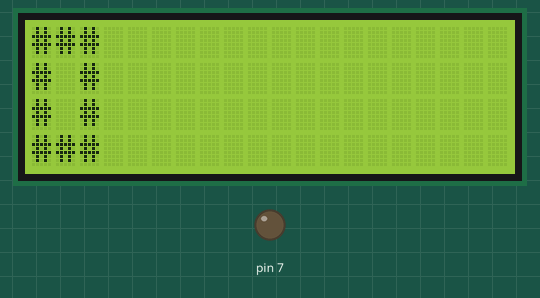
Recording of a sketch running on a simulated Arduino Uno, built with avr-gcc and run on an emulated ATmega328P. On the bench: 20×4 character LCD, output pins drawn as LEDs (lit = HIGH).

Above: at 0.6 s.
At 2.1 s:
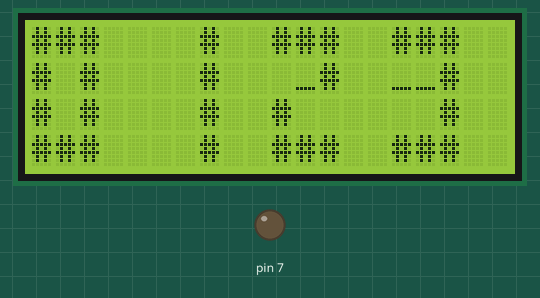
At 3.1 s:
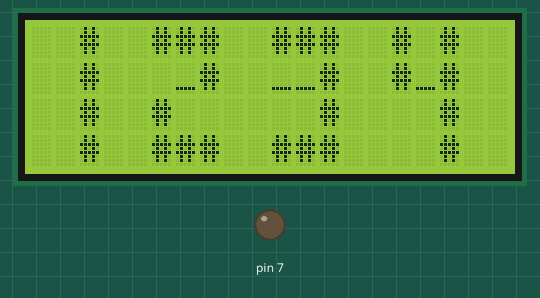
At 4.2 s:
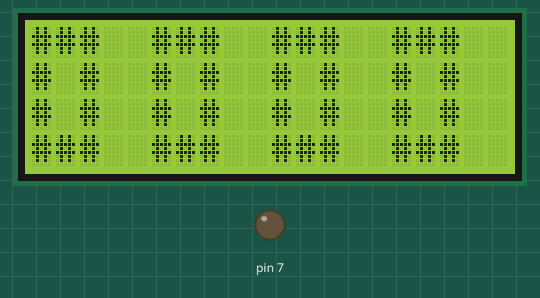
At 7.2 s:
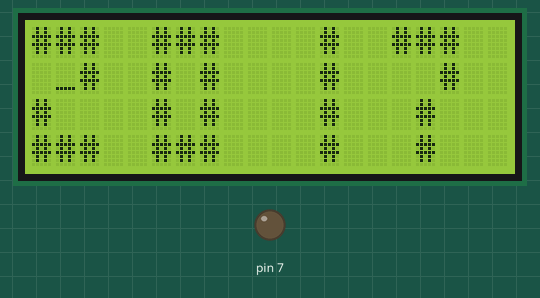
At 39.5 s:
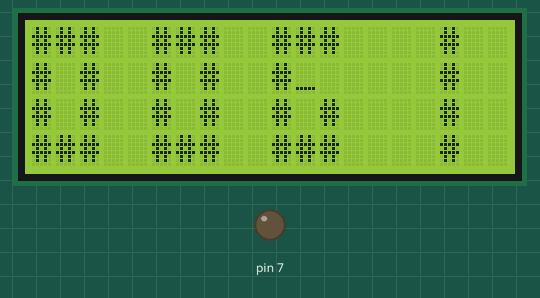

The sketch:

lcdScreenBigNumbersTesting.ino
```cpp
#include <LiquidCrystal.h>
LiquidCrystal lcd(11, 12, A0, A1, A2, A3);

// If the LCD is externally powered, set this to False.
// If the Arduino and LCD are connected to the circuit board, the LCD needs power from
// the NPN transistor by pulling pin 7 low. To do this, set the variable below to true
bool LCDNeedsPower = true;

byte xPosLCD = 0;
byte yPosLCD = 0;

void lcdClear() {
  xPosLCD = 0;
  yPosLCD = 0;
  lcd.clear();
}

void lcdSetCursor(byte x, byte y) {
  xPosLCD = x;
  yPosLCD = y;
  lcd.setCursor(x, y);
}

void lcdDigit(byte digit) {
  digit = constrain(digit, 0, 9);
  switch (digit) {
    case 0:
      lcd.setCursor(xPosLCD, 0);
      lcd.print("###");
      lcd.setCursor(xPosLCD, 1);
      lcd.print("# #");
      lcd.setCursor(xPosLCD, 2);
      lcd.print("# #");
      lcd.setCursor(xPosLCD, 3);
      lcd.print("###");
      break;
    case 1:
      lcd.setCursor(xPosLCD, 0);
      lcd.print("  #");
      lcd.setCursor(xPosLCD, 1);
      lcd.print("  #");
      lcd.setCursor(xPosLCD, 2);
      lcd.print("  #");
      lcd.setCursor(xPosLCD, 3);
      lcd.print("  #");
      break;
    case 2:
      lcd.setCursor(xPosLCD, 0);
      lcd.print("###");
      lcd.setCursor(xPosLCD, 1);
      lcd.print(" _#");
      lcd.setCursor(xPosLCD, 2);
      lcd.print("#");
      lcd.setCursor(xPosLCD, 3);
      lcd.print("###");
      break;
    case 3:
      lcd.setCursor(xPosLCD, 0);
      lcd.print("###");
      lcd.setCursor(xPosLCD, 1);
      lcd.print("__#");
      lcd.setCursor(xPosLCD, 2);
      lcd.print("  #");
      lcd.setCursor(xPosLCD, 3);
      lcd.print("###");
      break;
    case 4:
      lcd.setCursor(xPosLCD, 0);
      lcd.print("# #");
      lcd.setCursor(xPosLCD, 1);
      lcd.print("#_#");
      lcd.setCursor(xPosLCD, 2);
      lcd.print("  #");
      lcd.setCursor(xPosLCD, 3);
      lcd.print("  #");
      break;
    case 5:
      lcd.setCursor(xPosLCD, 0);
      lcd.print("###");
      lcd.setCursor(xPosLCD, 1);
      lcd.print("#_");
      lcd.setCursor(xPosLCD, 2);
      lcd.print("  #");
      lcd.setCursor(xPosLCD, 3);
      lcd.print("###");
      break;
    case 6:
      lcd.setCursor(xPosLCD, 0);
      lcd.print("###");
      lcd.setCursor(xPosLCD, 1);
      lcd.print("#_");
      lcd.setCursor(xPosLCD, 2);
      lcd.print("# #");
      lcd.setCursor(xPosLCD, 3);
      lcd.print("###");
      break;
    case 7:
      lcd.setCursor(xPosLCD, 0);
      lcd.print("###");
      lcd.setCursor(xPosLCD, 1);
      lcd.print("  #");
      lcd.setCursor(xPosLCD, 2);
      lcd.print(" #");
      lcd.setCursor(xPosLCD, 3);
      lcd.print(" #");
      break;
    case 8:
      lcd.setCursor(xPosLCD, 0);
      lcd.print("###");
      lcd.setCursor(xPosLCD, 1);
      lcd.print("#_#");
      lcd.setCursor(xPosLCD, 2);
      lcd.print("# #");
      lcd.setCursor(xPosLCD, 3);
      lcd.print("###");
      break;
    case 9:
      lcd.setCursor(xPosLCD, 0);
      lcd.print("###");
      lcd.setCursor(xPosLCD, 1);
      lcd.print("#_#");
      lcd.setCursor(xPosLCD, 2);
      lcd.print("  #");
      lcd.setCursor(xPosLCD, 3);
      lcd.print("###");
      break;
  }
  lcdSetCursor(xPosLCD + 5, 0);
}

void lcdNumber(word num) {
  num = constrain(num, 0, 9999);
  lcdClear();
  lcdDigit((num / 1000) % 10);
  lcdDigit((num / 100) % 10);
  lcdDigit((num / 10) % 10);
  lcdDigit(num % 10);
}

void setup() {
  if (LCDNeedsPower) {
    pinMode(7, OUTPUT);
    digitalWrite(7, LOW);
    delay(500);
  }


  lcd.begin(20, 4);

  lcd.clear();
  /*lcd.print(" _ ");
    lcd.setCursor(0, 1);
    lcd.print("|_|");
    lcd.setCursor(0, 2);
    lcd.print("|_|");

    lcd.setCursor(5, 0);
    lcd.print("###");
    lcd.setCursor(5, 1);
    lcd.print("#_#");
    lcd.setCursor(5, 2);
    lcd.print("# #");
    lcd.setCursor(5, 3);
    lcd.print("###");

    lcd.setCursor(10, 0);
    lcd.write(255); lcd.write(255); lcd.write(255);
    lcd.setCursor(10, 1);
    lcd.write(255); lcd.print("_"); lcd.write(255);
    lcd.setCursor(10, 2);
    lcd.write(255); lcd.print(" "); lcd.write(255);
    lcd.setCursor(10, 3);
    lcd.write(255); lcd.write(255); lcd.write(255);
  */
  lcdClear();
  lcdDigit(0);
  delay(500);
  lcdDigit(1);
  delay(500);
  lcdDigit(2);
  delay(500);
  lcdDigit(3);
  delay(1000);
  lcdClear();

  lcdNumber(1234);
  delay(1000);
  lcdClear();
  lcdNumber(0);
  delay(1000);
  lcdClear();
  lcdNumber(1);
  delay(1000);
  lcdClear();
  lcdNumber(-1);
  delay(1000);
  lcdClear();
  lcdNumber(2017);
  delay(1000);

  for (word i = 0; i <= 9999; i++) {
    lcdClear();
    lcdNumber(i);
    delay(500);
  }
}

void loop() {

}
```

Measured:
- what the display in image 0 shows lasts 0.5 s, from 0.6 s to 1.1 s
- what the display in image 1 shows lasts 1.0 s, from 2.1 s to 3.1 s
